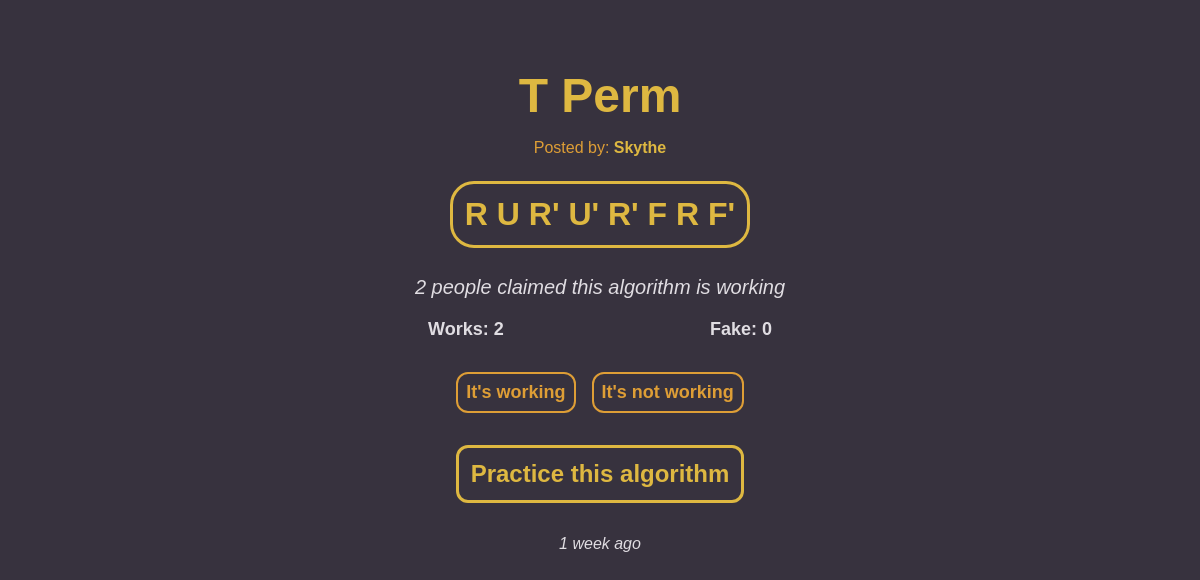
The page /page/2 on the database as committed earlier.
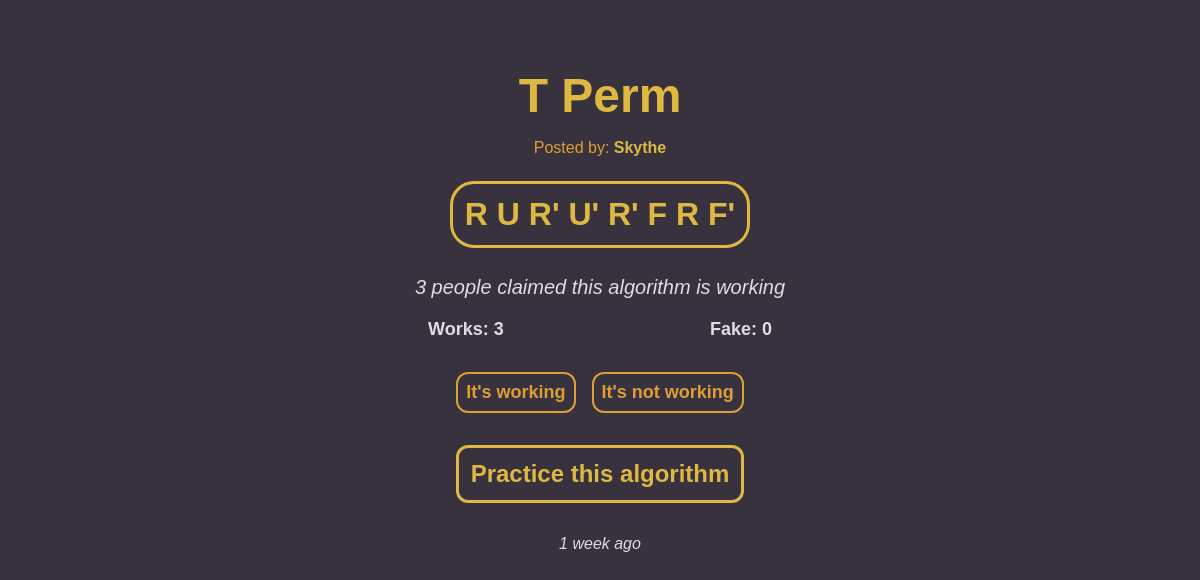
The same page on the database as committed later.
### main/models.py (models this page shows, shortened)
class Algorithm(models.Model):
    name = models.CharField(max_length=100)
    category = models.CharField(max_length=3, choices=CATEGORY)
    moves = models.CharField(max_length=255)
    description = models.TextField(default="")
    creator = models.ForeignKey(User, on_delete=models.CASCADE)
    created_at = models.DateTimeField(auto_now_add=True)
    yes_count = models.IntegerField(default=0)
    no_count = models.IntegerField(default=0)
    voters = models.ManyToManyField(User, related_name="voters", blank=True)

### main/views.py (the view)
# urls.py: path('page/<int:id>', views.algorithm_page, name="page"),
def algorithm_page(request, id):
    algorithm = models.Algorithm.objects.get(id=id)
    return render(request, 'page.html', {
        'algorithm': algorithm,
    })

### main/templates/page.html (shortened to what this page needs)
{% extends 'layout.html' %}
{% load static %}
{% block css %} <link rel="stylesheet" href="{% static 'styles/page.css' %}"> {% endblock %}
{% block body %}
    <div class="container">
        <h1 class="title">{{ algorithm.name }}</h1>
        <p class="post-creator">Posted by: <a href="{% url 'profile' algorithm.creator.id %}">{{ algorithm.creator|title }}</a></p>
        <h3 class="moves">{{ algorithm.moves }}</h3>
        {% if algorithm.yes_count or algorithm.no_count %}
            {% if algorithm.yes_count > algorithm.no_count %}
                <p class="verify-info">{{ algorithm.yes_count }} people claimed this algorithm is working</p>
            {% else %}
                <p class="verify-info">{{ algorithm.no_count }} people claimed this algorithm does not works</p>
            {% endif %}
        {% else %}
            <p class="verify-info">No one has verify this algorithm yet. Be the first to verify!</p>
        {% endif %}
        <div class="vote-counts">
            <p class="vote-count">Works: {{ algorithm.yes_count }}</p>
            <p class="vote-count">Fake: {{ algorithm.no_count }}</p>
        </div>
        {% if not request.user in algorithm.voters.all and request.user != algorithm.creator %}
            <div class="vote-btns">
                <a class="vote-btn" href="{% url 'voting' 'yes' algorithm.id %}">It's working</a>
                <a class="vote-btn" href="{% url 'voting' 'no' algorithm.id %}">It's not working</a>
            </div>
        {% endif %}
        <a class="practice-btn" href="{% url 'practice' algorithm.id %}">Practice this algorithm</a>
        <p class="timestamp">{{ algorithm.created_at|timesince }} ago</p>
    </div>
{% endblock %}

Rows that differ between the two databases and show on the page:
changed Algorithm "T Perm": yes_count "2" → "3"
